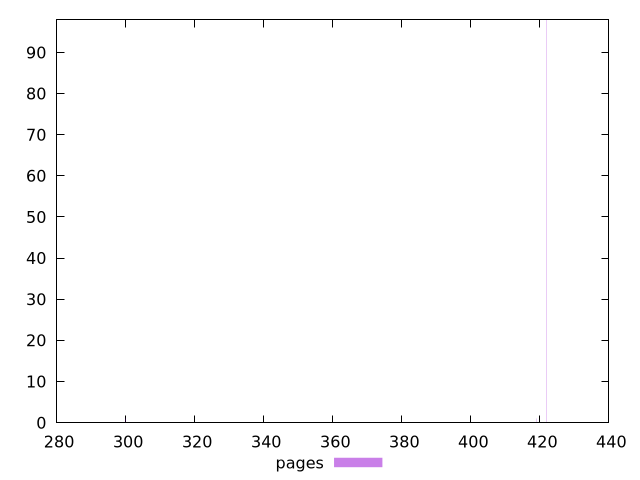

Here is the gnuplot script that generated this plot:
$_pages <<EOF
419 1
422 98
300 1
EOF
set key outside below
set terminal pngcairo
set output "report_00006_2020-11-02T20-21-41.718Z/dom-size/pages//raw_hist.png"
set yrange [0:98]
set boxwidth 0.1
set style fill transparent solid 0.5 noborder
plot $_pages title "pages" with boxes ,
